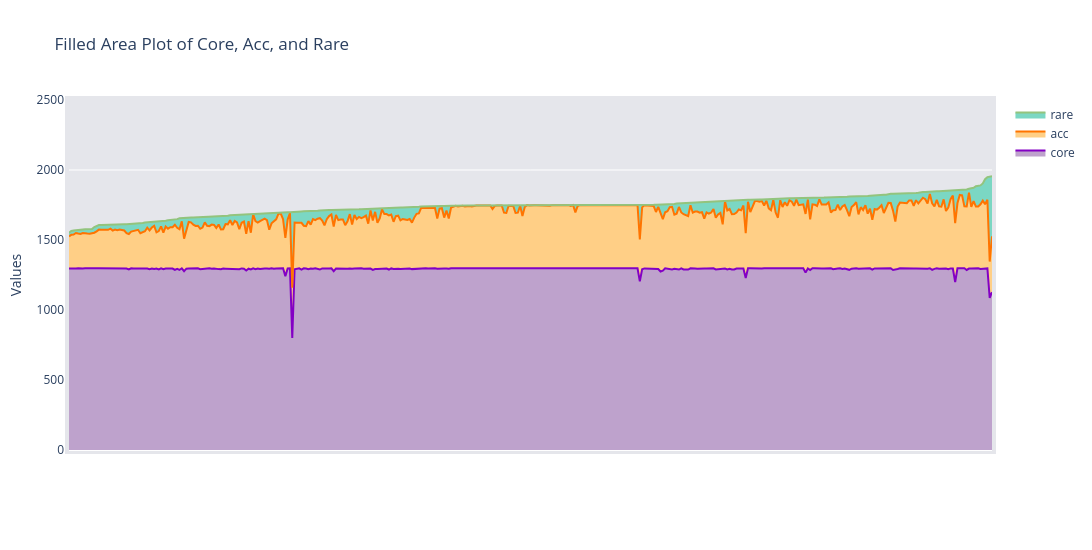

The notebook cell saved with this chart:
### Code cell
import plotly.graph_objects as go

# Sort the DataFrame by 'rare'
df_sorted = df_car_dist.sort_values(by='sum')

# Create x as a sequence representing the ordered samples
x = list(range(len(df_sorted)))

# Create a new figure
fig = go.Figure()

# Add scatter traces with stackgroup for stacking areas
fig.add_trace(go.Scatter(
    x=x,
    y=df_sorted['core'],
    name='core',
    stackgroup='one',
    mode='lines',
    line=dict(color='#8300c4'),
    fillcolor='#bea2cc'
))
fig.add_trace(go.Scatter(
    x=x,
    y=df_sorted['acc'],
    name='acc',
    stackgroup='one',
    mode='lines',
    line=dict(color='#ff7400'),
    fillcolor='#ffcf86'
))
fig.add_trace(go.Scatter(
    x=x,
    y=df_sorted['rare'],
    name='rare',
    stackgroup='one',
    mode='lines',
    line=dict(color='#93c47d'),
    fillcolor='#7bd7c3'
))

# Update layout to match original specifications
fig.update_layout(
    title='Filled Area Plot of Core, Acc, and Rare',
    xaxis_title='Samples ordered by Rare',
    yaxis_title='Values',
    yaxis=dict(range=[0, 2500]), # changed to 1000
    autosize=False,
    width=1200,
    height=550,
    margin=dict(l=50, r=50, b=100, t=100, pad=4),
    paper_bgcolor='white',
    plot_bgcolor='#e5e6eb'
)

# Hide x-axis labels
fig.update_xaxes(visible=False)

# Show the plot
fig.show()

### Figure 1 — Plotly figure (JSON) as saved in the notebook; plotly's stock layout.template omitted (floating-point values rounded to 4 significant figures; data arrays with more than 128 entries replaced by an {"elided": "..."} marker saying what was removed)
{"data": [{"fillcolor": "#bea2cc", "line": {"color": "#8300c4"}, "mode": "lines", "name": "core", "stackgroup": "one", "type": "scatter", "x": {"elided": "402 int values"}, "y": {"elided": "402 int values"}}, {"fillcolor": "#ffcf86", "line": {"color": "#ff7400"}, "mode": "lines", "name": "acc", "stackgroup": "one", "type": "scatter", "x": {"elided": "402 int values"}, "y": {"elided": "402 int values"}}, {"fillcolor": "#7bd7c3", "line": {"color": "#93c47d"}, "mode": "lines", "name": "rare", "stackgroup": "one", "type": "scatter", "x": {"elided": "402 int values"}, "y": {"elided": "402 int values"}}], "layout": {"autosize": false, "height": 550, "margin": {"b": 100, "l": 50, "pad": 4, "r": 50, "t": 100}, "paper_bgcolor": "white", "plot_bgcolor": "#e5e6eb", "title": {"text": "Filled Area Plot of Core, Acc, and Rare"}, "width": 1200, "xaxis": {"title": {"text": "Samples ordered by Rare"}, "visible": false}, "yaxis": {"range": [0, 2500], "title": {"text": "Values"}}}}
